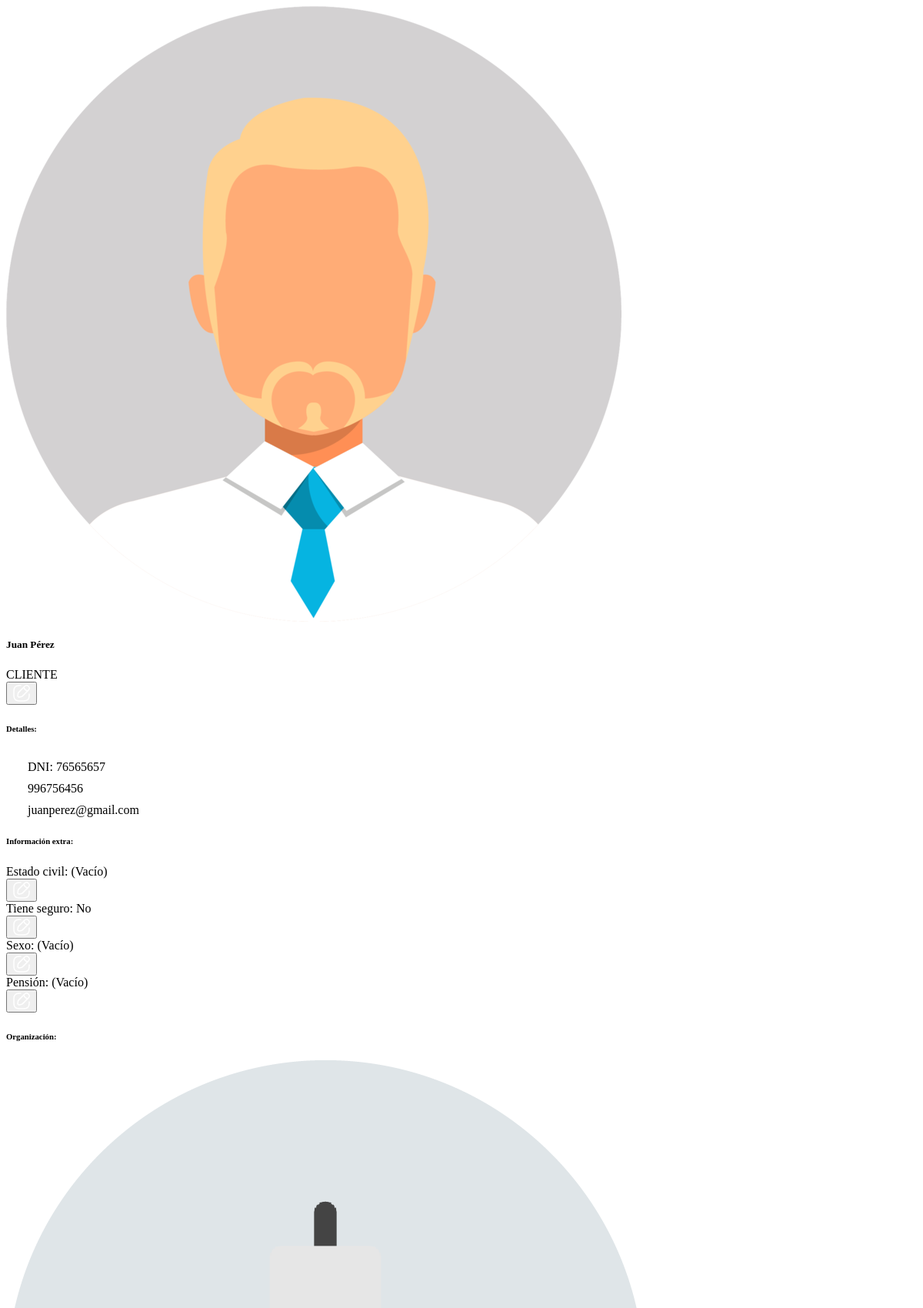
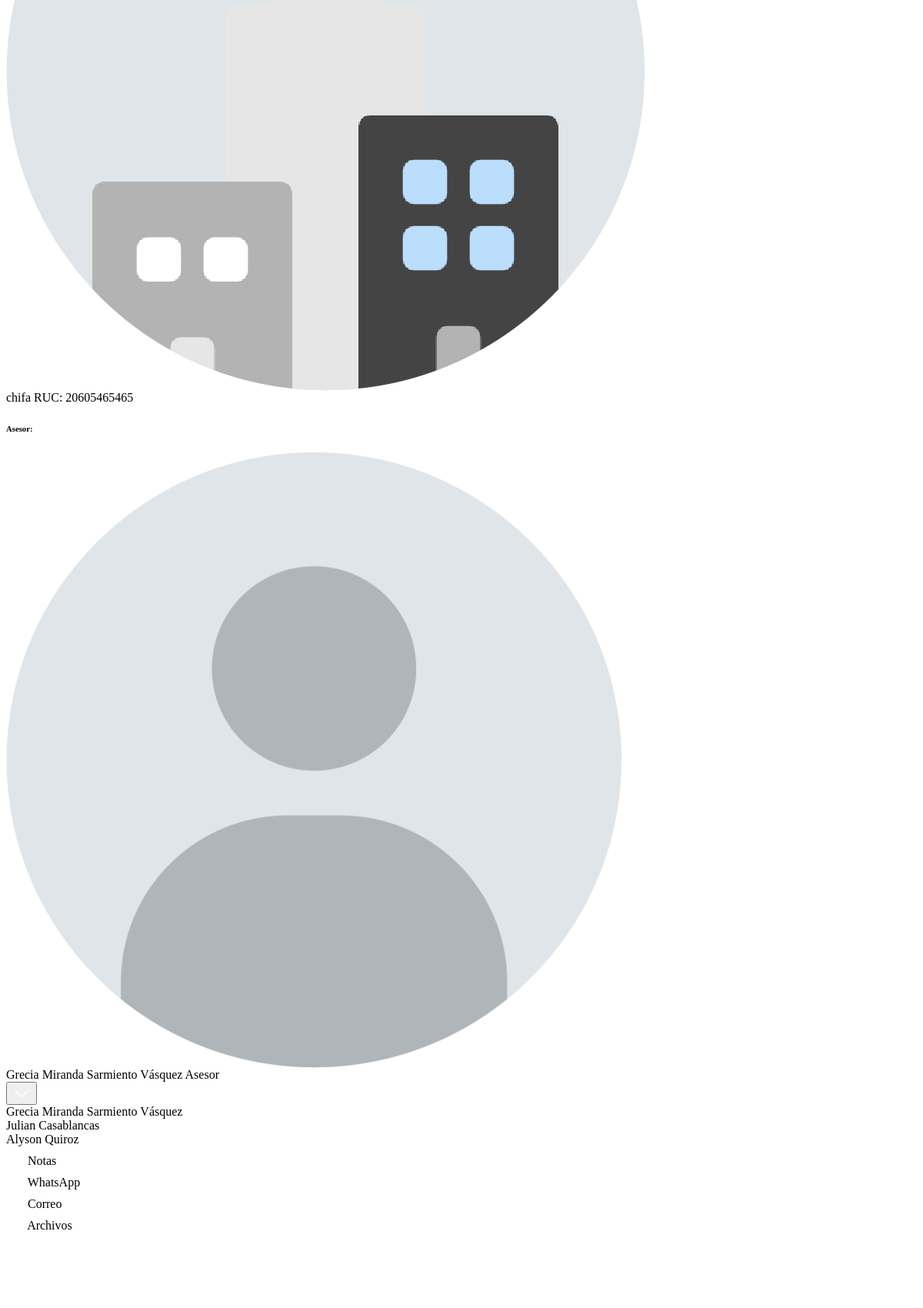
The page /views/clientes/get.php?id=1 (upper part) on the database its author committed (2 pictures, top to bottom).
### tables this page shows
CREATE TABLE `clientes` (
  `idcliente` int(11) NOT NULL,
  `nombres` varchar(250) NOT NULL,
  `apellidos` varchar(250) NOT NULL,
  `num_doc` varchar(11) DEFAULT NULL,
  `telefono` int(9) DEFAULT NULL,
  `correo` varchar(250) DEFAULT NULL,
  `fecha_creacion` datetime NOT NULL DEFAULT current_timestamp(),
  `idusuario` int(11) DEFAULT NULL,
  `idestado` int(11) DEFAULT NULL,
  `foto` varchar(1000) DEFAULT NULL,
  `estado_civil` varchar(25) DEFAULT NULL,
  `tiene_seguro` tinyint(1) DEFAULT NULL,
  `sexo` varchar(255) DEFAULT NULL,
  `pensión` varchar(255) DEFAULT NULL
);

CREATE TABLE `estados_clientes` (
  `idestado` int(11) NOT NULL,
  `estado` varchar(50) NOT NULL
);

CREATE TABLE `campos_extra` (
  `idcampo` int(11) NOT NULL,
  `idreferencia` int(11) DEFAULT NULL,
  `tabla` varchar(50) NOT NULL,
  `campo` varchar(50) NOT NULL,
  `nombre` varchar(100) NOT NULL,
  `valor_inicial` text DEFAULT NULL,
  `tipo_dato` enum('texto','numero','booleano','fecha','opciones') DEFAULT 'texto',
  `longitud` int(11) DEFAULT NULL,
  `requerido` tinyint(1) NOT NULL DEFAULT 1,
  `fecha_creacion` timestamp NOT NULL DEFAULT current_timestamp()
);

CREATE TABLE `empresas` (
  `idempresa` int(11) NOT NULL,
  `razon_social` varchar(250) NOT NULL,
  `ruc` varchar(11) DEFAULT NULL,
  `direccion` varchar(250) DEFAULT NULL,
  `direccion_referencia` varchar(250) DEFAULT NULL,
  `foto` varchar(1000) DEFAULT NULL,
  `fecha_creacion` datetime NOT NULL DEFAULT current_timestamp(),
  `idusuario` int(11) DEFAULT NULL,
  `extra` longtext DEFAULT NULL CHECK (json_valid(`extra`))
);

CREATE TABLE `usuarios` (
  `idusuario` int(11) NOT NULL,
  `nombres` varchar(250) NOT NULL,
  `apellidos` varchar(250) NOT NULL,
  `num_doc` varchar(8) NOT NULL,
  `telefono` varchar(9) NOT NULL,
  `correo` varchar(250) NOT NULL,
  `foto` varchar(1000) NOT NULL,
  `usuario` varchar(50) NOT NULL,
  `password` varchar(250) NOT NULL,
  `fecha_creacion` datetime NOT NULL DEFAULT current_timestamp(),
  `idrol` int(11) NOT NULL,
  `idestado` int(11) DEFAULT NULL
);

### views/clientes/get.php (the view, shortened to what the rows shown need)
<?php
require_once __DIR__ . '/../../models/clientes/ClienteModel.php';
require_once __DIR__ . '/../../models/actividades/ActividadModel.php';
require_once __DIR__ . '/../../models/Usuarios/UsuarioModel.php';
require_once __DIR__ . '/../../models/ajustes/AjustesModel.php';
$id = $_GET['id'] ?? null;
$pdo = Database::getConnection();
$model = new ClienteModel($pdo);
$usuarioModel = new UsuarioModel($pdo);
$ajustesModel = new AjustesModel($pdo);
$cliente = null;
$mensaje = '';
if ($id) {
    $cliente = $model->obtenerCliente($id);
}
$usuarios = $usuarioModel->obtenerUsuarios();
$camposExtra = $ajustesModel->obtenerCamposExtraPorTabla(null, "clientes");
?>
<link rel="stylesheet" href="./assets/css/actividad.css">
<?php if (!empty($mensaje)): ?>
    <div class="h-100 w-100 align-items-center d-flex justify-content-center">
        <div class="alert alert-danger"><?= $mensaje ?></div>
    </div>
<?php else: ?>
    <div class="page-content px-4 pt-1 pb-4">
        <div class="d-flex h-100 gap-3">
            <div style="width: 30%;">
                <div class="container-shadow d-flex flex-column justify-content-between gap-3 h-100">
                    <div class="flex-grow-1">
                        <div class="info-container">
                            <div class="d-flex justify-content-between p-3 mb-2">
                                <div class="info-row gap-2">
                                    <img class="user-icon" data-type="cliente" data-id="<?= $cliente['idcliente'] ?>" src="<?= $cliente['foto'] ?>" alt="Foto de <?= $cliente['nombres'] ?>">
                                    <div class="d-flex flex-column">
                                        <h5 class="text-large mb-2"><?= $cliente['nombres'] . ' ' . $cliente['apellidos'] ?></h5>
                                        <?php
                                        $claseChip = 'info';
                                        switch ($cliente['estado']) {
                                            case 'CLIENTE':
                                                $claseChip = 'success';
                                                break;
                                        }
                                        ?>
                                        <div class="chip chip-<?= $claseChip ?>"><?= $cliente['estado'] ?? 'SIN ESTADO' ?></div>
                                    </div>
                                </div>
                                <div class="icons-row">
                                    <button class="btn btn-icon bg-light btn-edit" id="btnEditCliente" data-target="modalForm" data-id="<?= $cliente['idcliente'] ?>" data-type="cliente" title="Editar cliente"><?php include('./assets/svg/edit.svg') ?></button>
                                </div>
                            </div>
                        </div>
                        <div class="info-container">
                            <h6 class="fw-bold mb-2">Detalles:</h6>
                            <div class="d-flex flex-column gap-1">
                                <?php if (isset($cliente['num_doc'])): ?>
                                    <div class="info-row">
                                        <span>DNI: </span>
                                        <span><?= $cliente['num_doc'] ?></span>
                                    </div>
                                <?php endif; ?>
                                <?php if (isset($cliente['telefono'])): ?>
                                    <div class="info-row">
                                        <span><?= $cliente['telefono'] ?></span>
                                    </div>
                                <?php endif; ?>
                                <?php if (isset($cliente['correo'])): ?>
                                    <div class="info-row">
                                        <span><?= $cliente['correo'] ?></span>
                                    </div>
                                <?php endif; ?>
                            </div>
                        </div>
                        <?php if (!empty($camposExtra)): ?>
                            <div class="info-container">
                                <h6 class="fw-bold mb-2">Información extra:</h6>
                                <div class="d-flex flex-column">
                                    <?php foreach ($camposExtra as $campo): ?>
                                        <?php
                                        $valor = isset($cliente[$campo['campo']])
                                            ? $cliente[$campo['campo']]
                                            : null;
                                        switch ($campo['tipo_dato']) {
                                            case 'booleano':
                                                $valorFormateado = $valor
                                                    ? 'Sí'
                                                    : 'No';
                                                break;
                                            case 'opciones':
                                                $opciones = $campo['valor_inicial'] ?? [];
                                                $valorFormateado = in_array($valor, $opciones)
                                                    ? $valor
                                                    : '(Vacío)';
                                                break;
                                        }
                                        ?>
                                        <div class="edicion-grupo">
                                            <div class="info-row row-editable"
                                                data-element="extra_<?= $campo['campo'] ?>"
                                                data-campo='<?= json_encode($campo) ?>'
                                                data-source="clientes"
                                                data-action="actualizar"
                                                data-id="<?= $cliente['idcliente'] ?>">
                                                <span class="fw-bold"><?= htmlspecialchars($campo['nombre']) ?>:</span>
                                                <span id="extra_<?= $campo['campo'] ?>"><?= $valorFormateado ?></span>
                                            </div>
                                            <button class="btn btn-icon sm border btn-edit-info">
                                            </button>
                                        </div>
                                    <?php endforeach; ?>
                                </div>
                            </div>
                        <?php endif; ?>
                        <div class="info-container">
                            <h6 class="fw-bold mb-2">Organización:</h6>
                            <?php if (isset($cliente['correo'])): ?>
                                <div class="info-row">
                                    <img class="user-icon sm clickable" data-type="empresa" data-id="<?= $cliente['idempresa'] ?>" src="<?= $cliente['empresa_foto'] ?>" alt="Foto de <?= $cliente['empresa_nombre'] ?>">
                                    <div class="d-flex flex-column">
                                        <span class="user-link clickable" data-type="empresa" data-id="<?= $cliente['idempresa'] ?>"><?= $cliente['empresa_nombre'] ?></span>
                                        <span class="text-small">RUC: <?= $cliente['empresa_ruc'] ?></span>
                                    </div>
                                </div>
                            <?php else: ?>
                                <span class="text-primary clickable btn-edit" data-id="<?= $cliente['idcliente'] ?>" data-type="empresa" data-target="inlineForm">Agregar organización</span>
                            <?php endif; ?>
                        </div>
                        <div class="info-container">
                            <h6 class="fw-bold mb-2">Asesor:</h6>
                            <div class="busqueda-grupo">
                                <div class="info-row gap-3 py-1 px-2" id="usuarioActual">
                                    <div class="info-row">
                                        <img id="usuarioActualFoto" class="user-icon sm" src="<?= $cliente['usuario_foto'] ?>" alt="Foto de <?= $cliente['usuario'] ?>">
                                        <div class="d-flex flex-column">
                                            <span id="usuarioActualNombre"><?= $cliente['usuario'] ?></span>
                                            <span class="text-small">Asesor</span>
                                        </div>
                                    </div>
                                    <button class="btn btn-icon sm">
                                    </button>
                                </div>
                                <div class="resultados-busqueda" data-parent="usuarioActual" style="top: 3rem;">
                                    <?php foreach ($usuarios as $usuario): ?>
                                        <div class="resultado-item usuario-item <?= $cliente['idusuario'] === $usuario['idusuario'] ? 'selected' : '' ?>" data-id="<?= $usuario['idusuario'] ?>" data-value="<?= $usuario['nombres'] . ' ' . $usuario['apellidos'] ?>"><?= $usuario['nombres'] . ' ' . $usuario['apellidos'] ?></div>
                                    <?php endforeach; ?>
                                </div>
                            </div>
                        </div>
                    </div>
                </div>
            </div>
            <div style="width: 70%;">
                <div class="container-shadow h-100">
                    <div class="tabs-container">
                        <div class="tab-item selected" data-value="notas">
                            <span>Notas</span>
                        </div>
                        <div class="tab-item" data-value="whatsapp">
                            <span>WhatsApp</span>
                        </div>
                        <div class="tab-item" data-value="correo">
                            <span>Correo</span>
                        </div>
                        <div class="tab-item" data-value="archivos">
                            <span>Archivos</span>
                        </div>
                    </div>
                    <div class="p-2" style="max-height: 100%; overflow-y: auto;">
                        <div class="mb-3">
                            <div id="tabContainer" class="py-3" style="height: 310px; overflow-y: auto;">
                            </div>
                        </div>
                    </div>
                </div>
            </div>
        </div>
    </div>
<?php endif; ?>

### rows shown on the page
clientes: foto (picture), nombres "Juan", apellidos "Pérez", idestado.estado "CLIENTE", num_doc "76565657", telefono "996756456", correo "juanperez@gmail.com", empresas.foto (placeholder picture), empresas.razon_social "chifa", empresas.ruc "20605465465", idusuario.foto (placeholder picture)
campos_extra: nombre "Estado civil", valorFormateado "(Vacío)"
campos_extra: nombre "Tiene seguro", valorFormateado "No"
campos_extra: nombre "Sexo", valorFormateado "(Vacío)"
campos_extra: nombre "Pensión", valorFormateado "(Vacío)"
usuarios: nombres "Grecia Miranda", apellidos "Sarmiento Vásquez"
usuarios: nombres "Julian", apellidos "Casablancas"
usuarios: nombres "Alyson", apellidos "Quiroz"

### other values the page prints
$cliente['usuario'] "Grecia Miranda Sarmiento Vásquez"
